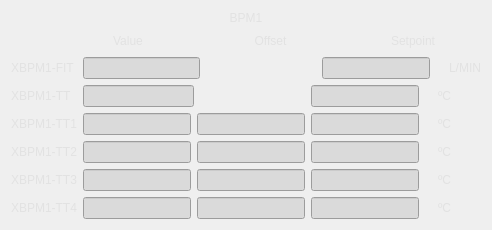
      <widget class="QFrame" name="frameBPM1">
       <property name="styleSheet">
        <string notr="true">background-color: transparent;

QLineEdit{
border-style: solid;
border-color: rgb(39, 143, 255);
border-width: 1px;
}</string>
       </property>
       <layout class="QGridLayout" name="gridLayout">
        <item row="2" column="0">
         <layout class="QVBoxLayout" name="verticalLayout">
          <item>
           <layout class="QHBoxLayout" name="horizontalLayout_34">
            <item>
             <widget class="QLabel" name="label_39">
              <property name="styleSheet">
               <string notr="true">color: rgb(226, 226, 226);
font: 75 13pt &quot;Utopia&quot;;
background-color: transparent;</string>
              </property>
              <property name="text">
               <string>XBPM1-FIT </string>
              </property>
              <property name="alignment">
               <set>Qt::AlignCenter</set>
              </property>
             </widget>
            </item>
            <item>
             <widget class="QLineEdit" name="lineEditXbpm1FitValue">
              <property name="styleSheet">
               <string notr="true">background-color: rgb(218, 218, 218);</string>
              </property>
             </widget>
            </item>
            <item>
             <spacer name="horizontalSpacer_2">
              <property name="orientation">
               <enum>Qt::Horizontal</enum>
              </property>
              <property name="sizeHint" stdset="0">
               <size>
                <width>40</width>
                <height>20</height>
               </size>
              </property>
             </spacer>
            </item>
            <item>
             <layout class="QHBoxLayout" name="horizontalLayout_35">
              <item>
               <widget class="QLineEdit" name="lineEditXbpm1FitSetPoint">
                <property name="styleSheet">
                 <string notr="true">background-color: rgb(218, 218, 218);</string>
                </property>
               </widget>
              </item>
              <item>
               <widget class="QLabel" name="labelXbpm1FitBool">
                <property name="maximumSize">
                 <size>
                  <width>21</width>
                  <height>21</height>
                 </size>
                </property>
                <property name="styleSheet">
                 <string notr="true">background-color: transparent;</string>
                </property>
                <property name="text">
                 <string/>
                </property>
                <property name="pixmap">
                 <pixmap>images/led_red.png</pixmap>
                </property>
                <property name="scaledContents">
                 <bool>true</bool>
                </property>
               </widget>
              </item>
              <item>
               <widget class="QLabel" name="label_59">
                <property name="styleSheet">
                 <string notr="true">color: rgb(226, 226, 226);
font: 75 13pt &quot;Utopia&quot;;
background-color: transparent;</string>
                </property>
                <property name="text">
                 <string>L/MIN</string>
                </property>
                <property name="alignment">
                 <set>Qt::AlignCenter</set>
                </property>
               </widget>
              </item>
             </layout>
            </item>
           </layout>
          </item>
          <item>
           <layout class="QHBoxLayout" name="horizontalLayout_24">
            <item>
             <widget class="QLabel" name="label_25">
              <property name="styleSheet">
               <string notr="true">color: rgb(226, 226, 226);
font: 75 13pt &quot;Utopia&quot;;
background-color: transparent;</string>
              </property>
              <property name="text">
               <string>XBPM1-TT  </string>
              </property>
              <property name="alignment">
               <set>Qt::AlignCenter</set>
              </property>
             </widget>
            </item>
            <item>
             <widget class="QLineEdit" name="lineEditXbpm1TtValue">
              <property name="styleSheet">
               <string notr="true">background-color: rgb(218, 218, 218);</string>
              </property>
             </widget>
            </item>
            <item>
             <spacer name="horizontalSpacer">
              <property name="orientation">
               <enum>Qt::Horizontal</enum>
              </property>
              <property name="sizeHint" stdset="0">
               <size>
                <width>40</width>
                <height>20</height>
               </size>
              </property>
             </spacer>
            </item>
            <item>
             <layout class="QHBoxLayout" name="horizontalLayout_18">
              <item>
               <widget class="QLineEdit" name="lineEditXbpm1TtSetPoint">
                <property name="styleSheet">
                 <string notr="true">background-color: rgb(218, 218, 218);</string>
                </property>
               </widget>
              </item>
              <item>
               <widget class="QLabel" name="labelXbpm1TtBool">
                <property name="maximumSize">
                 <size>
                  <width>21</width>
                  <height>21</height>
                 </size>
                </property>
                <property name="styleSheet">
                 <string notr="true">background-color: transparent;</string>
                </property>
                <property name="text">
                 <string/>
                </property>
                <property name="pixmap">
                 <pixmap>images/led_red.png</pixmap>
                </property>
                <property name="scaledContents">
                 <bool>true</bool>
                </property>
               </widget>
              </item>
              <item>
               <widget class="QLabel" name="label_60">
                <property name="styleSheet">
                 <string notr="true">color: rgb(226, 226, 226);
font: 75 13pt &quot;Utopia&quot;;
background-color: transparent;</string>
                </property>
                <property name="text">
                 <string>ºC         </string>
                </property>
                <property name="alignment">
                 <set>Qt::AlignCenter</set>
                </property>
               </widget>
              </item>
             </layout>
            </item>
           </layout>
          </item>
         </layout>
        </item>
        <item row="3" column="0">
         <layout class="QHBoxLayout" name="horizontalLayout_32">
          <item>
           <widget class="QLabel" name="label_37">
            <property name="styleSheet">
             <string notr="true">color: rgb(226, 226, 226);
font: 75 13pt &quot;Utopia&quot;;
background-color: transparent;</string>
            </property>
            <property name="text">
             <string>XBPM1-TT1</string>
            </property>
            <property name="alignment">
             <set>Qt::AlignCenter</set>
            </property>
           </widget>
          </item>
          <item>
           <widget class="QLineEdit" name="lineEditXbpm1Tt1Value">
            <property name="styleSheet">
             <string notr="true">background-color: rgb(218, 218, 218);</string>
            </property>
           </widget>
          </item>
          <item>
           <widget class="QLineEdit" name="lineEditXbpm1Tt1Offset">
            <property name="styleSheet">
             <string notr="true">background-color: rgb(218, 218, 218);</string>
            </property>
           </widget>
          </item>
          <item>
           <layout class="QHBoxLayout" name="horizontalLayout_33">
            <item>
             <widget class="QLineEdit" name="lineEditXbpm1Tt1Setpoint">
              <property name="styleSheet">
               <string notr="true">background-color: rgb(218, 218, 218);</string>
              </property>
             </widget>
            </item>
            <item>
             <widget class="QLabel" name="labelXbpm1Tt1Bool">
              <property name="maximumSize">
               <size>
                <width>21</width>
                <height>21</height>
               </size>
              </property>
              <property name="styleSheet">
               <string notr="true">background-color: transparent;</string>
              </property>
              <property name="text">
               <string/>
              </property>
              <property name="pixmap">
               <pixmap>images/led_red.png</pixmap>
              </property>
              <property name="scaledContents">
               <bool>true</bool>
              </property>
             </widget>
            </item>
            <item>
             <widget class="QLabel" name="label_61">
              <property name="styleSheet">
               <string notr="true">color: rgb(226, 226, 226);
font: 75 13pt &quot;Utopia&quot;;
background-color: transparent;</string>
              </property>
              <property name="text">
               <string>ºC         </string>
              </property>
              <property name="alignment">
               <set>Qt::AlignCenter</set>
              </property>
             </widget>
            </item>
           </layout>
          </item>
         </layout>
        </item>
        <item row="4" column="0">
         <layout class="QHBoxLayout" name="horizontalLayout_30">
          <item>
           <widget class="QLabel" name="label_35">
            <property name="styleSheet">
             <string notr="true">color: rgb(226, 226, 226);
font: 75 13pt &quot;Utopia&quot;;
background-color: transparent;</string>
            </property>
            <property name="text">
             <string>XBPM1-TT2</string>
            </property>
            <property name="alignment">
             <set>Qt::AlignCenter</set>
            </property>
           </widget>
          </item>
          <item>
           <widget class="QLineEdit" name="lineEditXbpm1Tt2Value">
            <property name="styleSheet">
             <string notr="true">background-color: rgb(218, 218, 218);</string>
            </property>
           </widget>
          </item>
          <item>
           <widget class="QLineEdit" name="lineEditXbpm1Tt2Offset">
            <property name="styleSheet">
             <string notr="true">background-color: rgb(218, 218, 218);</string>
            </property>
           </widget>
          </item>
          <item>
           <layout class="QHBoxLayout" name="horizontalLayout_31">
            <item>
             <widget class="QLineEdit" name="lineEditXbpm1Tt2SetPoint">
              <property name="styleSheet">
               <string notr="true">background-color: rgb(218, 218, 218);</string>
              </property>
             </widget>
            </item>
            <item>
             <widget class="QLabel" name="Xbpm1Tt2Bool">
              <property name="maximumSize">
               <size>
                <width>21</width>
                <height>21</height>
               </size>
              </property>
              <property name="styleSheet">
               <string notr="true">background-color: transparent;</string>
              </property>
              <property name="text">
               <string/>
              </property>
              <property name="pixmap">
               <pixmap>images/led_red.png</pixmap>
              </property>
              <property name="scaledContents">
               <bool>true</bool>
              </property>
             </widget>
            </item>
            <item>
             <widget class="QLabel" name="label_65">
              <property name="styleSheet">
               <string notr="true">color: rgb(226, 226, 226);
font: 75 13pt &quot;Utopia&quot;;
background-color: transparent;</string>
              </property>
              <property name="text">
               <string>ºC         </string>
              </property>
              <property name="alignment">
               <set>Qt::AlignCenter</set>
              </property>
             </widget>
            </item>
           </layout>
          </item>
         </layout>
        </item>
        <item row="5" column="0">
         <layout class="QHBoxLayout" name="horizontalLayout_28">
          <item>
           <widget class="QLabel" name="label_33">
            <property name="styleSheet">
             <string notr="true">color: rgb(226, 226, 226);
font: 75 13pt &quot;Utopia&quot;;
background-color: transparent;</string>
            </property>
            <property name="text">
             <string>XBPM1-TT3</string>
            </property>
            <property name="alignment">
             <set>Qt::AlignCenter</set>
            </property>
           </widget>
          </item>
          <item>
           <widget class="QLineEdit" name="lineEditXbpm1Tt3Value">
            <property name="styleSheet">
             <string notr="true">background-color: rgb(218, 218, 218);</string>
            </property>
           </widget>
          </item>
          <item>
           <widget class="QLineEdit" name="lineEditXbpm1Tt3Offset">
            <property name="styleSheet">
             <string notr="true">background-color: rgb(218, 218, 218);</string>
            </property>
           </widget>
          </item>
          <item>
           <layout class="QHBoxLayout" name="horizontalLayout_29">
            <item>
             <widget class="QLineEdit" name="lineEditXbpm1Tt3Setpoint">
              <property name="styleSheet">
               <string notr="true">background-color: rgb(218, 218, 218);</string>
              </property>
             </widget>
            </item>
            <item>
             <widget class="QLabel" name="labelXbpm1Tt3Bool">
              <property name="maximumSize">
               <size>
                <width>21</width>
                <height>21</height>
               </size>
              </property>
              <property name="styleSheet">
               <string notr="true">background-color: transparent;</string>
              </property>
              <property name="text">
               <string/>
              </property>
              <property name="pixmap">
               <pixmap>images/led_red.png</pixmap>
              </property>
              <property name="scaledContents">
               <bool>true</bool>
              </property>
             </widget>
            </item>
            <item>
             <widget class="QLabel" name="label_62">
              <property name="styleSheet">
               <string notr="true">color: rgb(226, 226, 226);
font: 75 13pt &quot;Utopia&quot;;
background-color: transparent;</string>
              </property>
              <property name="text">
               <string>ºC         </string>
              </property>
              <property name="alignment">
               <set>Qt::AlignCenter</set>
              </property>
             </widget>
            </item>
           </layout>
          </item>
         </layout>
        </item>
        <item row="6" column="0">
         <layout class="QHBoxLayout" name="horizontalLayout_26">
          <item>
           <widget class="QLabel" name="label_27">
            <property name="styleSheet">
             <string notr="true">color: rgb(226, 226, 226);
font: 75 13pt &quot;Utopia&quot;;
background-color: transparent;</string>
            </property>
            <property name="text">
             <string>XBPM1-TT4</string>
            </property>
            <property name="alignment">
             <set>Qt::AlignCenter</set>
            </property>
           </widget>
          </item>
          <item>
           <widget class="QLineEdit" name="lineEditXbpm1Tt4Value">
            <property name="styleSheet">
             <string notr="true">background-color: rgb(218, 218, 218);</string>
            </property>
           </widget>
          </item>
          <item>
           <widget class="QLineEdit" name="lineEditXbpm1Tt4Offset">
            <property name="styleSheet">
             <string notr="true">background-color: rgb(218, 218, 218);</string>
            </property>
           </widget>
          </item>
          <item>
           <layout class="QHBoxLayout" name="horizontalLayout_19">
            <item>
             <widget class="QLineEdit" name="lineEditXbpm1Tt4SetPoint">
              <property name="styleSheet">
               <string notr="true">background-color: rgb(218, 218, 218);</string>
              </property>
             </widget>
            </item>
            <item>
             <widget class="QLabel" name="labelXbpm1Tt4Bool">
              <property name="maximumSize">
               <size>
                <width>21</width>
                <height>21</height>
               </size>
              </property>
              <property name="styleSheet">
               <string notr="true">background-color: transparent;</string>
              </property>
              <property name="text">
               <string/>
              </property>
              <property name="pixmap">
               <pixmap>images/led_red.png</pixmap>
              </property>
              <property name="scaledContents">
               <bool>true</bool>
              </property>
             </widget>
            </item>
            <item>
             <widget class="QLabel" name="label_63">
              <property name="styleSheet">
               <string notr="true">color: rgb(226, 226, 226);
font: 75 13pt &quot;Utopia&quot;;
background-color: transparent;</string>
              </property>
              <property name="text">
               <string>ºC         </string>
              </property>
              <property name="alignment">
               <set>Qt::AlignCenter</set>
              </property>
             </widget>
            </item>
           </layout>
          </item>
         </layout>
        </item>
        <item row="1" column="0">
         <layout class="QHBoxLayout" name="horizontalLayout_20">
          <item>
           <spacer name="horizontalSpacer_4">
            <property name="orientation">
             <enum>Qt::Horizontal</enum>
            </property>
            <property name="sizeType">
             <enum>QSizePolicy::Ignored</enum>
            </property>
            <property name="sizeHint" stdset="0">
             <size>
              <width>49</width>
              <height>20</height>
             </size>
            </property>
           </spacer>
          </item>
          <item>
           <widget class="QLabel" name="label_43">
            <property name="styleSheet">
             <string notr="true">color: rgb(226, 226, 226);
font: 75 13pt &quot;Utopia&quot;;
background-color: transparent;</string>
            </property>
            <property name="text">
             <string>Value</string>
            </property>
            <property name="alignment">
             <set>Qt::AlignCenter</set>
            </property>
           </widget>
          </item>
          <item>
           <widget class="QLabel" name="label_44">
            <property name="styleSheet">
             <string notr="true">color: rgb(226, 226, 226);
font: 75 13pt &quot;Utopia&quot;;
background-color: transparent;</string>
            </property>
            <property name="text">
             <string>Offset</string>
            </property>
            <property name="alignment">
             <set>Qt::AlignCenter</set>
            </property>
           </widget>
          </item>
          <item>
           <widget class="QLabel" name="label_45">
            <property name="styleSheet">
             <string notr="true">color: rgb(226, 226, 226);
font: 75 13pt &quot;Utopia&quot;;
background-color: transparent;</string>
            </property>
            <property name="text">
             <string>Setpoint</string>
            </property>
            <property name="alignment">
             <set>Qt::AlignCenter</set>
            </property>
           </widget>
          </item>
         </layout>
        </item>
        <item row="0" column="0">
         <widget class="QLabel" name="label_21">
          <property name="styleSheet">
           <string notr="true">color: rgb(226, 226, 226);
font: 75 20pt &quot;Courier 10 Pitch&quot;;
background-color: transparent;</string>
          </property>
          <property name="text">
           <string>BPM1</string>
          </property>
          <property name="alignment">
           <set>Qt::AlignCenter</set>
          </property>
         </widget>
        </item>
       </layout>
      </widget>
